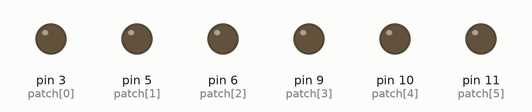
This sketch was run on a simulated Arduino Uno, built with avr-gcc and run on an emulated ATmega328P. On the bench: output pins drawn as LEDs (lit = HIGH).

Above: at 0.05 s.
At 0.3 s:
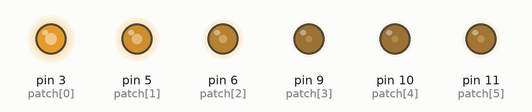
At 0.55 s:
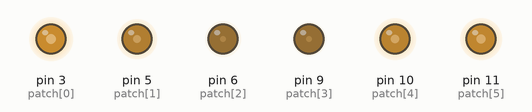
At 1.1 s:
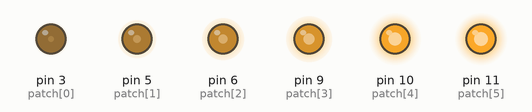
At 1.6 s:
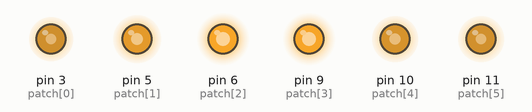
At 2.15 s:
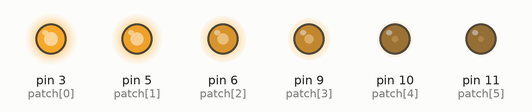
Timing chart, 0 to 4.9 s (numbered marks = the images above):
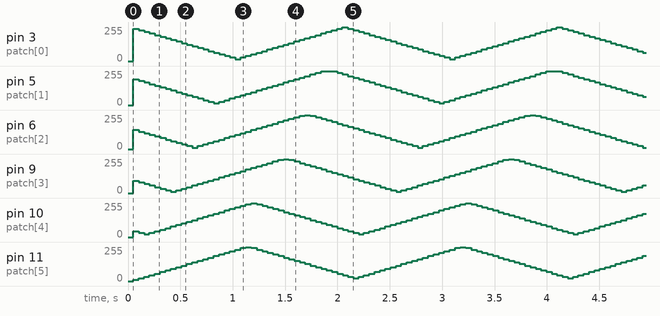

The sketch:

FNSigns.ino
```cpp
/* First Night Signs */
#include <avr/wdt.h>

// How many channels
#define LETTERS 6

// milliseconds between updates
#define SPEED 50

// Minimum brightness
#define DIM 20

// Maximum brightness
#define BRIGHT 255

// How many steps?  Cycle time is steps * speed
#define STEPS 255

// This is a "fixture patch" -- it maps output pins to a logical sequence from 0 to 5.
uint8_t patch[6] = {
  3,5,6,9,10,11};

uint8_t x;
uint8_t i;

// Timer holds the last cycle run time in millis()
// Adding timer to SPEED gets us the millis() value that should trigger the next cycle
// This lets us run accurate cycles and deal with rollover.
uint32_t timer;

uint16_t levels[6];
uint8_t directions[6];

uint8_t offset = 50;

uint8_t step_size = 12;

void setup()
{
  wdt_reset(); // Reset and hope for the best
  wdt_disable(); // Disable the WDT

  for(i = 0; i < LETTERS; i++)
  {
     levels[i] = 255 - offset*i;
     levels[i] = constrain(levels[i],DIM,BRIGHT);
  }


  wdt_reset(); // Reset the WDT
  wdt_enable(WDTO_120MS); // Enable WDT at 120ms -- arduino will reset within 120ms of a lockup


}


void loop()
{
  if(timer + SPEED < millis()) // This operation deals correctly with clock rollover
  {
    timer = millis(); // Reset the timer
    x++; // increment x
    if(x > STEPS) // Roll x over if we're using less than 255 steps
    {
      x = 0;
    }
    //cur = step_ * x; // calculate our current step position.  Could also just do cur += step_ but I like this form better:
                     // this form lets me ignore rollover, although the sin() function should deal with the rollover just fine
                     // we may see a decrease in precision if we're running for a long time.
    for(i = 0; i < LETTERS; i++) // Cycle through our 6 or 4 letters
    {
      if(directions[i] == 0) // Go down
      {
         levels[i] -= step_size;
         if(levels[i] <= DIM)
         {
            directions[i] = 1; // Go up!
         }

      }
      else if(directions[i] == 1)
      {
          if(levels[i] + step_size > levels[i])
          {
          levels[i] += step_size;
          }
          else
          {
             directions[i] = 0; // Going to overflow, go down.
          }

          if(levels[i] >= BRIGHT)
          {
             directions[i] = 0; // Go down!
          }

      }
      analogWrite(patch[i],constrain(levels[i],0,255));

    }
  }
  wdt_reset();
}
```
